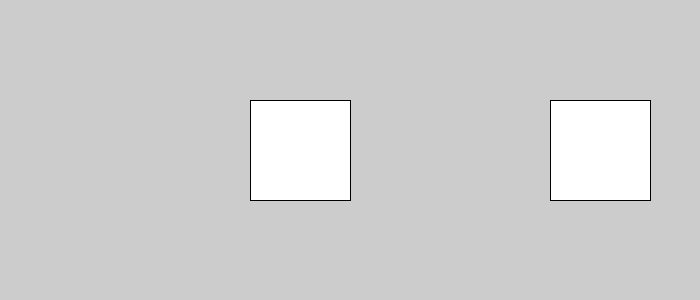
Frame 1 (no input)
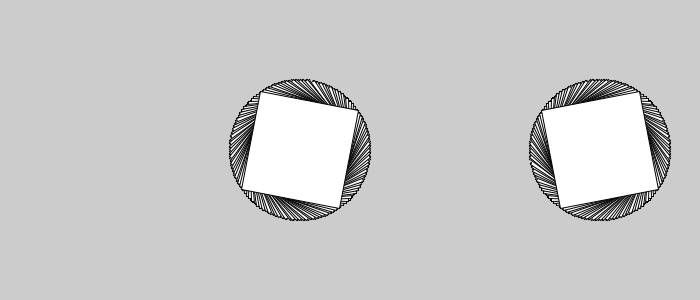
Frame 60 (the mouse pressed at the canvas centre just before this capture)
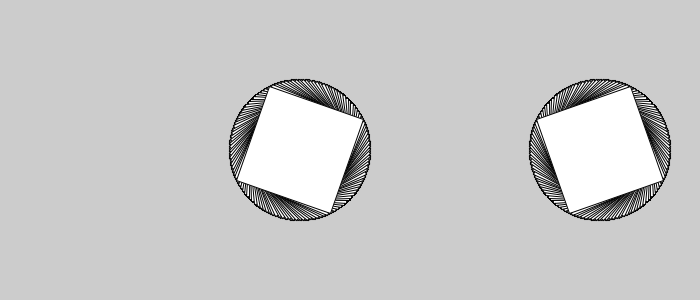
Frame 120 (the mouse held since frame 60 and released just before this capture)

The Processing sketch that drew these frames (run headless with seeded random() and noise(); from frame 60 on, the mouse is pressed at the canvas centre):

// Processing sketch: aula09_exe2_g1
// ── aula09_exe2_g1.pde
void setup(){ size(700,300);}
float roda1=0; float roda2=0;
void draw(){
  rectMode(CENTER);
  pushMatrix();
  translate(300,150);
  rotate(roda1);
  rect(0,0,100,100); //b
  popMatrix();
  roda1=roda1-0.05;
  pushMatrix();
  translate(600,150);
  rotate(roda2);
  rect(0,0,100,100); //d
  popMatrix();
  roda2=roda2+0.05;
}
